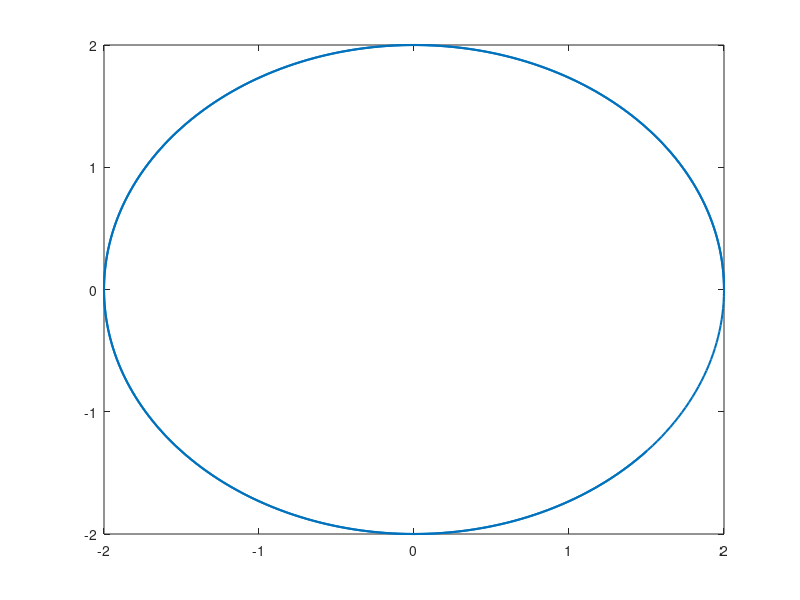

The MATLAB source for this figure:
clear
close all

% GIVEN


r = 2
V = 3
T = 4.1888
t = 0.3 * T


% SOLVE

w = V * t / r

x = @(t) r * cos(w * t)
y = @(t) r * sin(w * t)
T=4*pi
t=0:T/1000:2 * pi;
t0=7.4



%% animation
figure(2)
%for t0=0:T/1000:T
t
plot(x(t), y(t),'linewidth',1.5)
%hold


%hold off
%grid
%axis([-2,2,-2,2])
%axis square
%pause(0.01)
%end
